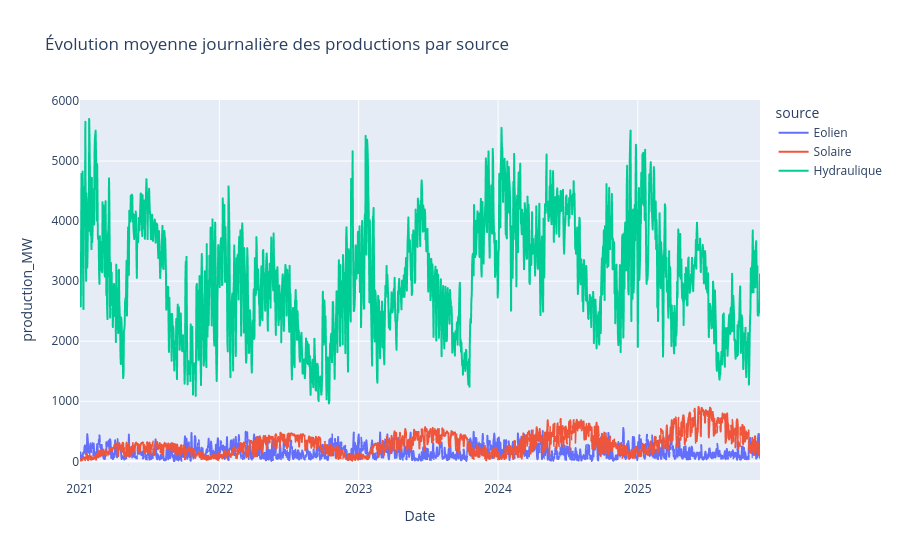

Write notebook code for a chart like this one.
### Code cell
# Évolution des productions principales renouvelables
prod_cols_02 = [c for c in ["Eolien", "Solaire", "Hydraulique"]
             if c in df.columns]
if prod_cols_02:
    df_prod = (
        df.dropna(subset=["Date"])
          .groupby("Date", as_index=False)[prod_cols_02].mean()
    )
    df_prod["Date"] = pd.to_datetime(df_prod["Date"], errors="coerce")
    df_prod_long = df_prod.melt(id_vars="Date", value_vars=prod_cols_02,
                                var_name="source", value_name="production_MW")
    fig6 = px.line(df_prod_long, x="Date", y="production_MW", color="source",
                   title="Évolution moyenne journalière des productions par source")
    fig6.show()

### Figure 1 — Plotly figure (JSON) as saved in the notebook; plotly's stock layout.template omitted (floating-point values rounded to 4 significant figures; data arrays with more than 128 entries replaced by an {"elided": "..."} marker saying what was removed)
{"data": [{"hovertemplate": "source=Eolien<br>Date=%{x}<br>production_MW=%{y}<extra></extra>", "legendgroup": "Eolien", "line": {"color": "#636efa", "dash": "solid"}, "marker": {"symbol": "circle"}, "mode": "lines", "name": "Eolien", "showlegend": true, "type": "scattergl", "x": {"elided": "1782 str values"}, "xaxis": "x", "y": {"elided": "1782 float values"}, "yaxis": "y"}, {"hovertemplate": "source=Solaire<br>Date=%{x}<br>production_MW=%{y}<extra></extra>", "legendgroup": "Solaire", "line": {"color": "#EF553B", "dash": "solid"}, "marker": {"symbol": "circle"}, "mode": "lines", "name": "Solaire", "showlegend": true, "type": "scattergl", "x": {"elided": "1782 str values"}, "xaxis": "x", "y": {"elided": "1782 float values"}, "yaxis": "y"}, {"hovertemplate": "source=Hydraulique<br>Date=%{x}<br>production_MW=%{y}<extra></extra>", "legendgroup": "Hydraulique", "line": {"color": "#00cc96", "dash": "solid"}, "marker": {"symbol": "circle"}, "mode": "lines", "name": "Hydraulique", "showlegend": true, "type": "scattergl", "x": {"elided": "1782 str values"}, "xaxis": "x", "y": {"elided": "1782 float values"}, "yaxis": "y"}], "layout": {"legend": {"title": {"text": "source"}, "tracegroupgap": 0}, "title": {"text": "Évolution moyenne journalière des productions par source"}, "xaxis": {"anchor": "y", "domain": [0, 1], "title": {"text": "Date"}}, "yaxis": {"anchor": "x", "domain": [0, 1], "title": {"text": "production_MW"}}}}
